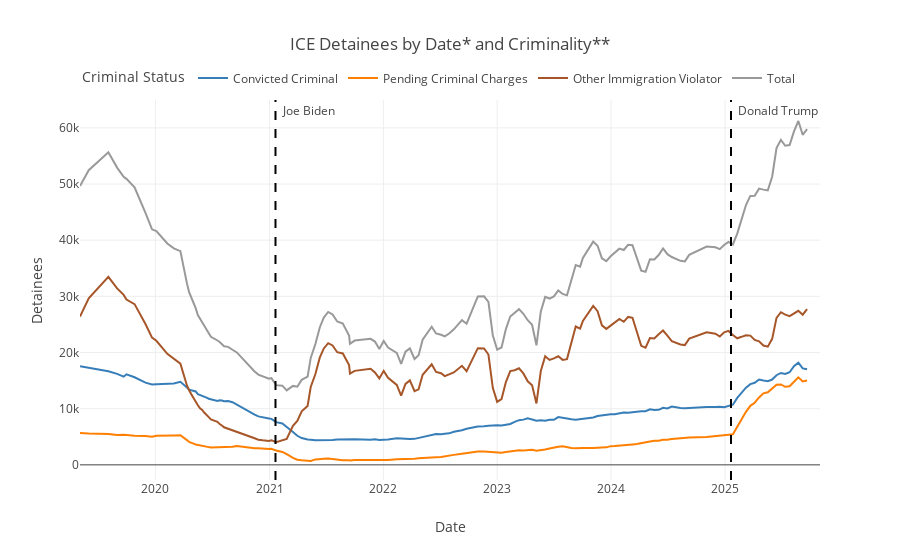

The code cell stored with this chart in its notebook:
### Markdown cell above
#### Criminality

`authority` must be one of `All`, `ICE` or `CBP`.

  * get_criminality_count_chart(authority: str)
  * get_criminality_pct_chart(authority: str)

### Code cell
detentions.get_criminality_count_chart(authority="All")

### Figure 1 — Plotly figure (JSON) as saved in the notebook; plotly's stock layout.template omitted (floating-point values rounded to 4 significant figures; data arrays with more than 128 entries replaced by an {"elided": "..."} marker saying what was removed)
{"data": [{"hovertemplate": "Criminal Status=Convicted Criminal<br>date=%{x}<br>count=%{y}<extra></extra>", "legendgroup": "Convicted Criminal", "line": {"color": "#377eb8", "dash": "solid"}, "marker": {"symbol": "circle"}, "mode": "lines", "name": "Convicted Criminal", "orientation": "v", "showlegend": true, "type": "scatter", "x": {"elided": "147 str values"}, "xaxis": "x", "y": {"elided": "147 int values"}, "yaxis": "y"}, {"hovertemplate": "Criminal Status=Pending Criminal Charges<br>date=%{x}<br>count=%{y}<extra></extra>", "legendgroup": "Pending Criminal Charges", "line": {"color": "#ff7f00", "dash": "solid"}, "marker": {"symbol": "circle"}, "mode": "lines", "name": "Pending Criminal Charges", "orientation": "v", "showlegend": true, "type": "scatter", "x": {"elided": "147 str values"}, "xaxis": "x", "y": {"elided": "147 int values"}, "yaxis": "y"}, {"hovertemplate": "Criminal Status=Other Immigration Violator<br>date=%{x}<br>count=%{y}<extra></extra>", "legendgroup": "Other Immigration Violator", "line": {"color": "#a65628", "dash": "solid"}, "marker": {"symbol": "circle"}, "mode": "lines", "name": "Other Immigration Violator", "orientation": "v", "showlegend": true, "type": "scatter", "x": {"elided": "147 str values"}, "xaxis": "x", "y": {"elided": "147 int values"}, "yaxis": "y"}, {"hovertemplate": "Criminal Status=Total<br>date=%{x}<br>count=%{y}<extra></extra>", "legendgroup": "Total", "line": {"color": "#999999", "dash": "solid"}, "marker": {"symbol": "circle"}, "mode": "lines", "name": "Total", "orientation": "v", "showlegend": true, "type": "scatter", "x": {"elided": "147 str values"}, "xaxis": "x", "y": {"elided": "147 int values"}, "yaxis": "y"}], "layout": {"annotations": [{"showarrow": false, "text": "Joe Biden", "x": "2021-01-20T00:00:00", "xanchor": "left", "xshift": 5, "y": 61226, "yanchor": "bottom"}, {"showarrow": false, "text": "Donald Trump", "x": "2025-01-20T00:00:00", "xanchor": "left", "xshift": 5, "y": 61226, "yanchor": "bottom"}], "legend": {"orientation": "h", "title": {"text": "Criminal Status"}, "tracegroupgap": 0, "x": 0, "xanchor": "left", "y": 1.02, "yanchor": "bottom"}, "margin": {"t": 100}, "shapes": [{"line": {"color": "black", "dash": "dash"}, "type": "line", "x0": "2021-01-20T00:00:00", "x1": "2021-01-20T00:00:00", "xref": "x", "y0": 0, "y1": 1, "yref": "y domain"}, {"line": {"color": "black", "dash": "dash"}, "type": "line", "x0": "2025-01-20T00:00:00", "x1": "2025-01-20T00:00:00", "xref": "x", "y0": 0, "y1": 1, "yref": "y domain"}], "title": {"text": "ICE Detainees by Date* and Criminality**"}, "xaxis": {"anchor": "y", "domain": [0, 1], "title": {"text": "Date"}}, "yaxis": {"anchor": "x", "domain": [0, 1], "title": {"text": "Detainees"}}}}
